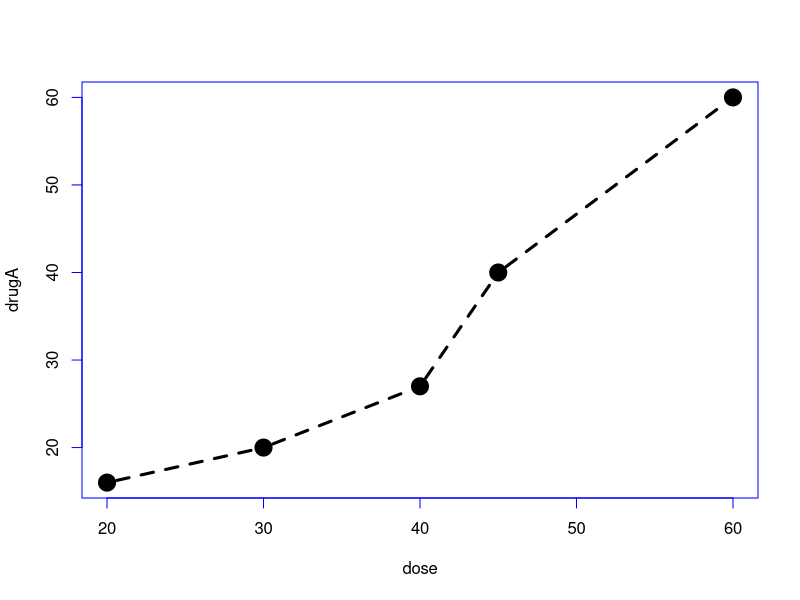
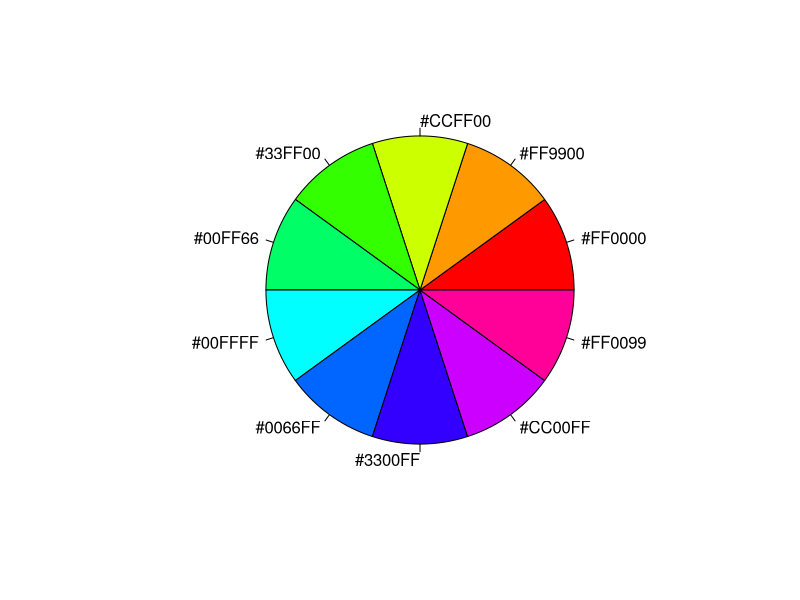
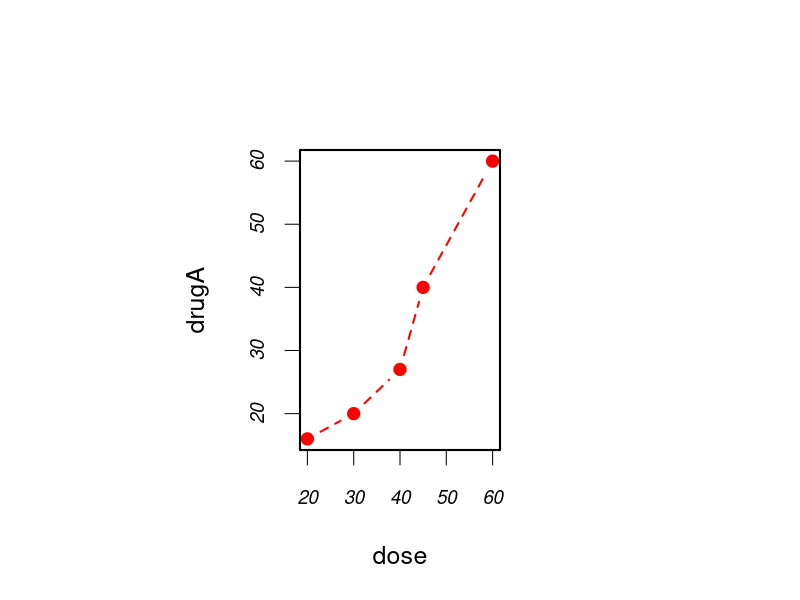
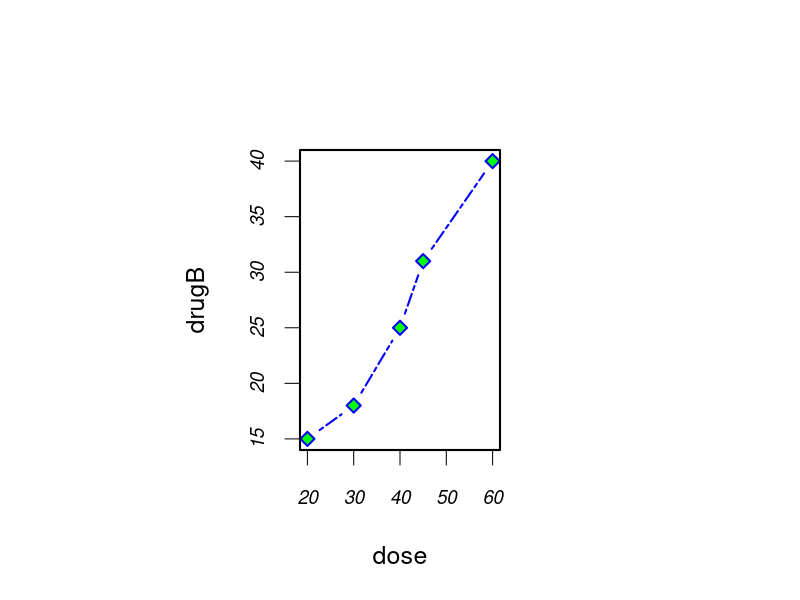
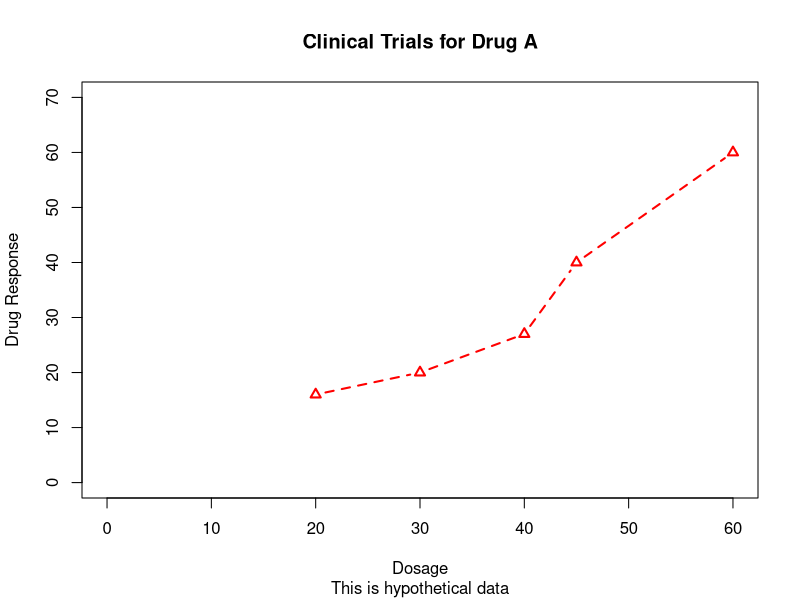
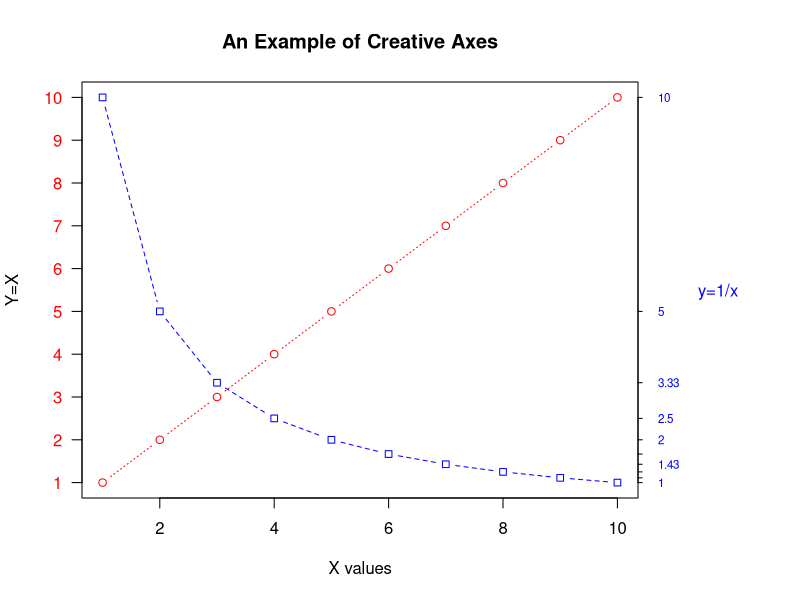

Here is the R script that generated these plots, in order:
dose <- c(20, 30, 40, 45, 60)
drugA <- c(16, 20, 27, 40, 60)
drugB <- c(15, 18, 25, 31, 40)

plot(dose, drugA, type = "b",lty=2,lwd=3,pch=19,cex=2,fg="blue")

n <- 10
mycolors <- rainbow(n)
pie(rep(1, n), labels = mycolors, col = mycolors)
#==========================
dose <- c(20, 30, 40, 45, 60)
drugA <- c(16, 20, 27, 40, 60)
drugB <- c(15, 18, 25, 31, 40)
opar <- par(no.readonly = TRUE)
par(pin = c(2, 3))
par(lwd = 2, cex = 1.5)
par(cex.axis = 0.75, font.axis = 3)
plot(dose, drugA, type = "b", pch = 19, lty = 2, col = "red")
plot(dose, drugB, type = "b", pch = 23, lty = 6, col = "blue", 
     bg = "green")
par(opar)

#============================
plot(dose, drugA, type = "b", col = "red", lty = 2, 
     pch = 2, lwd = 2, main = "Clinical Trials for Drug A", 
     sub = "This is hypothetical data", 
     xlab = "Dosage", ylab = "Drug Response", xlim = c(0, 60), 
     ylim = c(0, 70))

#==============================
x <- c(1:10)
y <- x
z <- 10/x
opar <- par(no.readonly = TRUE)
par(mar = c(5, 4, 4, 8) + 0.1)

plot(x, y, type = "b", pch = 21, col = "red", yaxt = "n", 
     lty = 3, ann = FALSE)
lines(x, z, type = "b", pch = 22, col = "blue", lty = 2)
axis(2, at = x, labels = x, col.axis = "red", las = 2)
axis(4, at = z, labels = round(z, digits = 2), col.axis = "blue", 
     las = 2, cex.axis = 0.7, tck = -0.01)
mtext("y=1/x", side = 4, line = 3, cex.lab = 1, las = 2, 
      col = "blue")
title("An Example of Creative Axes", xlab = "X values", 
      ylab = "Y=X")
par(opar)













